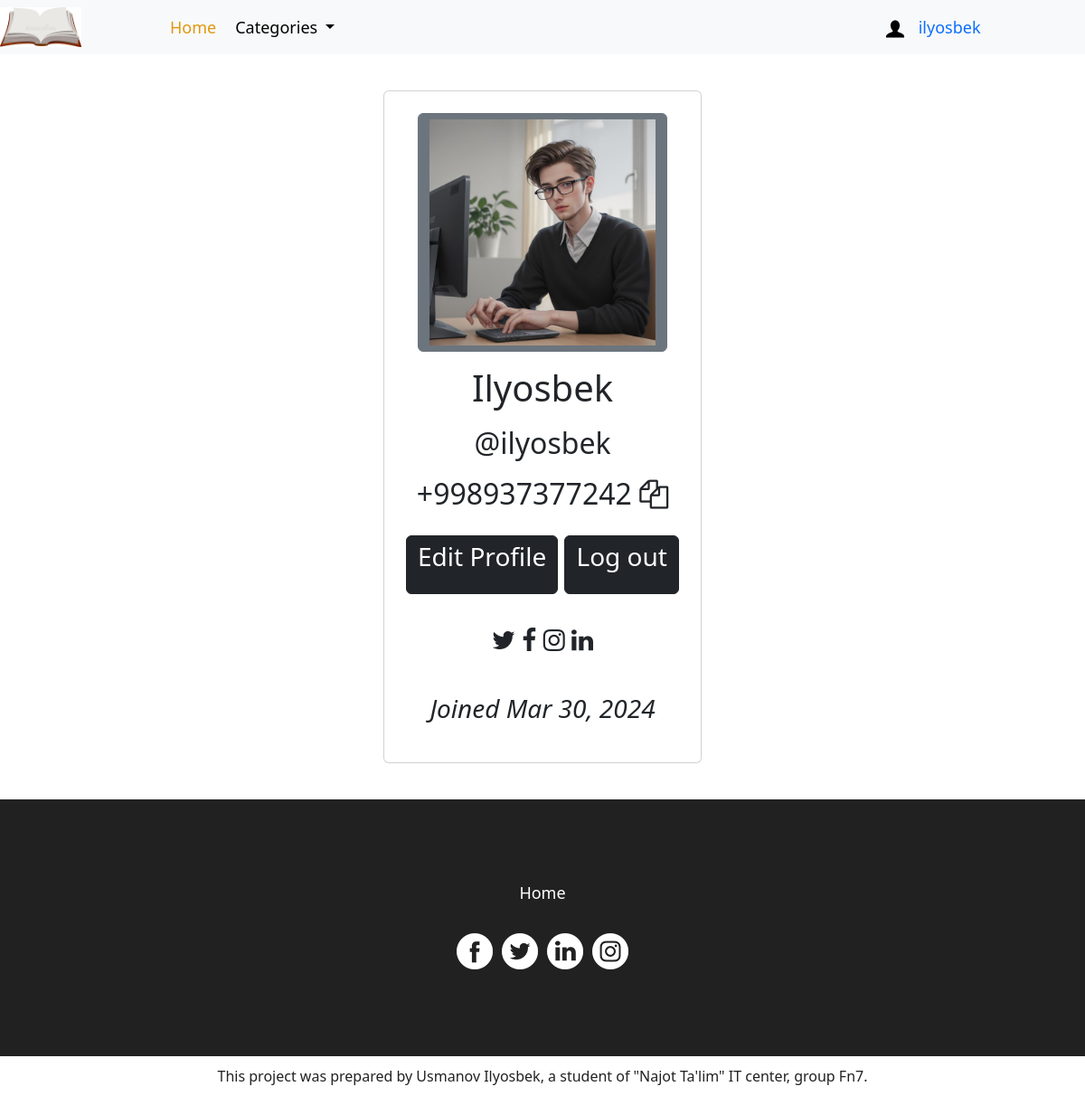
/users/profile/ (signed in), run on the app's committed database.
### users/models.py (models this page shows)
class User(AbstractUser):
    photo=models.ImageField(upload_to="user_photos/", default="media/photo_2024-01-17_01-35-37.jpg" )
    phone_number=models.CharField(max_length=13, unique=True, blank=True, null=True)

### users/views.py (the view)
# urls.py: path('profile/', ProfileView.as_view(), name='profile'),
class ProfileView( LoginRequiredMixin, View):
    def get(self, request):
        return render(request, 'users/profile.html')

### books/context_processors.py (called while the page is built)
def context_processors(request):
    category=Category.objects.all()
    return{'categories':category}

### users/templates/users/profile.html
{% extends 'landing_page.html'%}
{% load static %}
{% block content %}
<div class="container mt-4 mb-4 p-3 d-flex justify-content-center" style="width: 1000px;">
  <div class="card p-4">
    <div class=" image d-flex flex-column justify-content-center align-items-center">
      <button class="btn btn-secondary"> <img src="{{user.photo.url}}"  height="250" width="250" /></button>
      <span class="name mt-3"><h1>{{user.first_name}}</h1></span> <span class="idd"><h2>@{{user.username}}</h2></span>
      <div class="d-flex flex-row justify-content-center align-items-center gap-2"> <span class="idd1"><h2>{{user.phone_number}}</span>
        <span><i class="fa fa-copy"></i></span> </h2>
      </div>
        <div class=" d-flex mt-2"> <h3>
            <a href="{% url 'users:profile_update' %}" class="btn btn-dark"><h3>Edit Profile</h3></a>
            <a href="{% url 'users:logout_page' %}" class="btn btn-dark"><h3>Log out</h3></a></h3>
          </div>
              <div class="gap-3 mt-3 icons d-flex flex-row justify-content-right align-items-right">
                <h3>
                 <span><i class="fa fa-twitter"></i></span>
                  <span><i class="fa fa-facebook-f"></i></span>
                  <span><i class="fa fa-instagram"></i></span>
                  <span><i class="fa fa-linkedin"></i></span>
                </div>
                <div class=" px-2 rounded mt-4 date ">
                  <span class="join"><h3 class="fst-italic">Joined {{user.date_joined|date:"M d, Y"}}</h3></span>
                </div> </h3>
         </div>
     </div>
</div>
{% endblock %}

### templates/landing_page.html (shortened to what this page needs)
{% load static%}
<!DOCTYPE html>
<html lang="en">
   <head>
      <link rel="stylesheet" type="text/css" href="{% static 'books/css/bootstrap.min.css'%}">
      <link rel="stylesheet" type="text/css" href="{% static 'books/css/style.css'%}">
      <link rel="stylesheet" href="{% static 'books/css/responsive.css'%}">
      <link rel="stylesheet" href="{% static 'books/css/jquery.mCustomScrollbar.min.css'%}">
      <link rel="stylesheet" href="https://netdna.bootstrapcdn.com/font-awesome/4.0.3/css/font-awesome.css">
      <link rel="stylesheet" href="{% static 'books/css/owl.carousel.min.css'%}">
      <link rel="stylesheet" href="{% static 'books/css/owl.theme.default.min.css'%}">
      <link rel="stylesheet" href="https://cdnjs.cloudflare.com/ajax/libs/fancybox/2.1.5/jquery.fancybox.min.css" media="screen">
      <link href="https://unpkg.com/gijgo@1.9.13/css/gijgo.min.css" rel="stylesheet" type="text/css" />
	  <link href="https://cdn.jsdelivr.net/npm/bootstrap@5.3.3/dist/css/bootstrap.min.css" rel="stylesheet">
   </head>
   <body>
      <div class="header_section">
         <nav class="navbar navbar-expand-lg navbar-light bg-light">
            <a class="logo" href="{% url 'books:home_page'%}"><img style="width: 50%;" src="{% static 'books/images/book.webp'%}"></a>
            <div class="collapse navbar-collapse" id="navbarSupportedContent">
               <ul class="navbar-nav mr-auto">
                  <li class="nav-item active">
                     <a class="nav-link" href="{% url 'books:home_page'%}">Home</a>
                  </li>
                  <li class="nav-item dropdown" style="margin-left: 5px;">
					<a class="nav-link dropdown-toggle" href="#" role="button" data-bs-toggle="dropdown" aria-expanded="false">
					  Categories
					</a>
				  </li>
               </ul>
			   <div class="container-fluid">
				<div class="d-flex" style="margin-left: 70%;">
					  {% if user.is_authenticated %}
						<div class="search_icon"><a href="{% url 'users:profile'%}"><img src="{% static 'books/images/user-icon.png'%}"><span class="padding_left_15">{{user.username}}</span></a></div>
						{% else %}
								<div class="search_icon"><a href="{% url 'users:login_page'%}"><img src="{% static 'books/images/user-icon.png'%}"><span class="padding_left_15">login </span></a></div>
						{% endif %}
				</div>
			   </div>
            </div>
         </nav>
      </div>
	  {% block content %}
	  {% endblock  %}
	  <div class="footer_section layout_padding">
		<div class="container">
		   <div class="footer_menu">
			  <ul>
				 <li><a href="{% url 'books:home_page'%}">Home</a></li>
			  </ul>
		   </div>
		   <div class="social_icon">
			  <ul>
				 <li><a href="#"><img src="{% static 'books/images/fb-icon.png'%}"></a></li>
				 <li><a href="#"><img src="{% static 'books/images/twitter-icon.png'%}"></a></li>
				 <li><a href="#"><img src="{% static 'books/images/linkedin-icon.png'%}"></a></li>
				 <li><a href="#"><img src="{% static 'books/images/instagram-icon.png'%}"></a></li>
			  </ul>
		   </div>
		</div>
	 </div>
	 <div class="copyright_section">
		<div class="container">
		   <div class="copyright_text">This project was prepared by Usmanov Ilyosbek, a student of "Najot Ta'lim" IT center, group Fn7.</div>
		</div>
	 </div>
  </body>
</html>

### books/static/books/css/style.css (style rules this page uses)
* { box-sizing: border-box !important; transition: ease all 0.5s; }
html { scroll-behavior: smooth; }
body { color: #666666; font-size: 14px; font-family: poppins; line-height: 1.80857; font-weight: normal; overflow-x: hidden; }
a { color: #1f1f1f; text-decoration: none !important; outline: none !important; -webkit-transition: all .3s ease-in-out; -moz-transition: all .3s ease-in-out; -ms-transition: all .3s ease-in-out; -o-transition: all .3s ease-in-out; transition: all .3s ease-in-out; }
h1, h2, h3, h4, h5, h6 { letter-spacing: 0; font-weight: normal; position: relative; padding: 0 0 10px 0; font-weight: normal; line-height: normal; color: #111111; margin: 0 }
h1 { font-size: 24px }
h2 { font-size: 22px }
h3 { font-size: 18px }
*, *::after, *::before { -webkit-box-sizing: border-box; -moz-box-sizing: border-box; box-sizing: border-box; }
h1 a, h2 a, h3 a, h4 a, h5 a, h6 a { color: #212121; text-decoration: none!important; opacity: 1 }
ul, li, ol { margin: 0px; padding: 0px; list-style: none; }
a { color: #222222; text-decoration: none; outline: none !important; }
a, .btn { text-decoration: none !important; outline: none !important; -webkit-transition: all .3s ease-in-out; -moz-transition: all .3s ease-in-out; -ms-transition: all .3s ease-in-out; -o-transition: all .3s ease-in-out; transition: all .3s ease-in-out; }
img { max-width: 100%; height: auto; }
button { border: 0; margin: 0; padding: 0; cursor: pointer; }
.layout_padding { padding-top: 90px; padding-bottom: 0px; }
.logo { width: 15%; float: left; }
.navbar-light .navbar-nav .active>.nav-link, .navbar-light .navbar-nav .nav-link.active, .navbar-light .navbar-nav .nav-link.show, .navbar-light .navbar-nav .show>.nav-link { color: #df9911; }
.navbar-expand-lg .navbar-nav .nav-link { padding-right: 15px; padding-left: 15px; font-size: 18px; color: #000000; }
.padding_left_15 { padding-left: 15px; }
.search_icon { font-size: 18px; color: #000; padding-left: 30px; }
.image { opacity: 1; display: block; width: 100%; height: auto; transition: .5s ease; backface-visibility: hidden; }
.footer_section { width: 100%; float: left; background-color: #212121; height: auto; padding: 90px 0px; }
.footer_menu { width: 100%; margin: 0 auto; text-align: center; }
.footer_menu ul { margin: 0px; padding: 0px; display: inline-block; text-align: center; }
.footer_menu li { float: left; font-size: 18px; color: #ffffff; padding: 0px 25px; }
.footer_menu li a { color: #ffffff; }
.social_icon { width: 100%; margin: 0 auto; text-align: center; }
.social_icon ul { margin: 0px; padding: 0px; display: inline-block; }
.social_icon li { float: left; padding: 25px 5px 0px 5px; }
.copyright_section { width: 100%; float: left; background-color: #ffffff; height: auto; padding: 10px 0px; }
.copyright_text { width: 100%; float: left; color: #222222; text-align: center; font-size: 16px; margin-left: 0px; }

### data on the page
User: username "ilyosbek", photo (picture), first_name "Ilyosbek", phone_number "+998937377242", date_joined "Mar 30, 2024"
